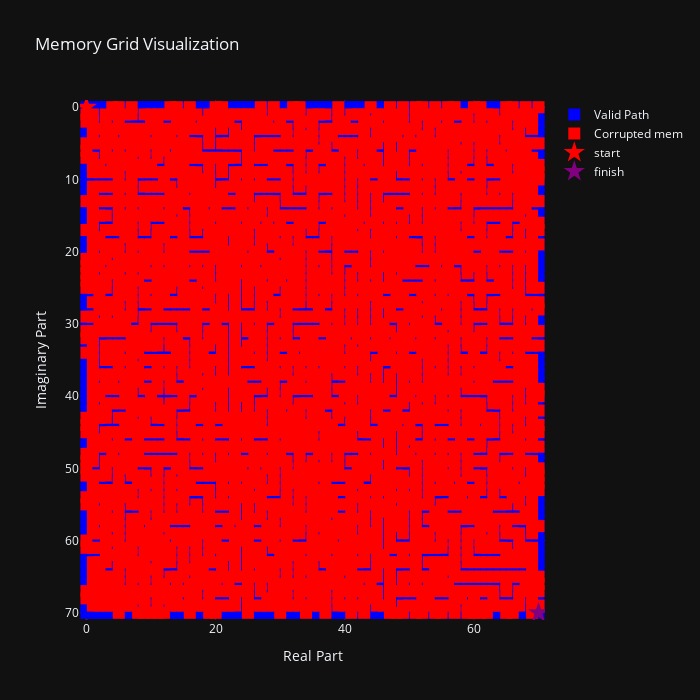

Notebook cell for this chart:
### Code cell
min = 0+0j
max = 70+70j

obstacles = read_input('in.txt')
print(len(obstacles))

safe_data = np.array(list(generate_set(0, 70) - set(obstacles)))

plot_mem(safe_data, obstacles, min, max, min, max)

### Figure 1 — Plotly figure (JSON) as saved in the notebook; plotly's stock layout.template omitted (floating-point values rounded to 4 significant figures; data arrays with more than 128 entries replaced by an {"elided": "..."} marker saying what was removed)
{"data": [{"marker": {"color": "blue", "size": 12, "symbol": "square"}, "mode": "markers", "name": "Valid Path", "x": {"elided": "1591 float values"}, "y": {"elided": "1591 float values"}, "type": "scatter"}, {"marker": {"color": "red", "size": 12, "symbol": "square"}, "mode": "markers", "name": "Corrupted mem", "x": {"elided": "3450 float values"}, "y": {"elided": "3450 float values"}, "type": "scatter"}, {"marker": {"color": "red", "size": 16, "symbol": "star"}, "mode": "markers", "name": "start", "x": [0.0], "y": [0.0], "type": "scatter"}, {"marker": {"color": "purple", "size": 16, "symbol": "star"}, "mode": "markers", "name": "finish", "x": [70.0], "y": [70.0], "type": "scatter"}], "layout": {"height": 700, "showlegend": true, "title": {"text": "Memory Grid Visualization"}, "width": 700, "xaxis": {"range": [-1.0, 71.0], "title": {"text": "Real Part"}, "zeroline": true}, "yaxis": {"range": [71.0, -1.0], "title": {"text": "Imaginary Part"}, "zeroline": true}}}
